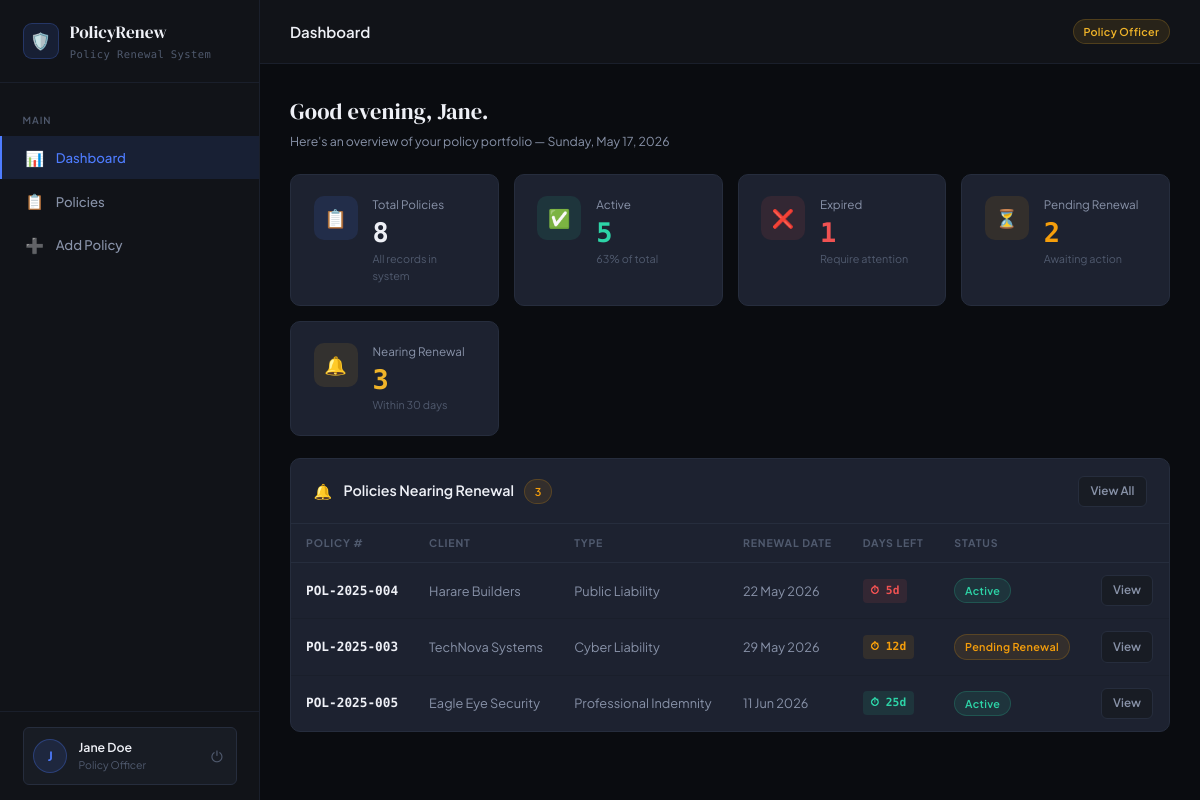
/ (signed in), run on the app's committed database.
### tables this page shows
CREATE TABLE IF NOT EXISTS users (
    id          INT UNSIGNED AUTO_INCREMENT PRIMARY KEY,
    full_name   VARCHAR(150)    NOT NULL,
    email       VARCHAR(200)    NOT NULL UNIQUE,
    password    VARCHAR(255)    NOT NULL,
    role        ENUM('admin','policy_officer','viewer') NOT NULL DEFAULT 'viewer',
    is_active   TINYINT(1)      NOT NULL DEFAULT 1,
    created_at  DATETIME        NOT NULL DEFAULT CURRENT_TIMESTAMP,
    updated_at  DATETIME        NOT NULL DEFAULT CURRENT_TIMESTAMP ON UPDATE CURRENT_TIMESTAMP
);

CREATE TABLE IF NOT EXISTS policies (
    id              INT UNSIGNED AUTO_INCREMENT PRIMARY KEY,
    policy_number   VARCHAR(50)     NOT NULL UNIQUE,
    client_name     VARCHAR(150)    NOT NULL,
    insurance_type  VARCHAR(100)    NOT NULL,
    premium_amount  DECIMAL(12,2)   NOT NULL,
    start_date      DATE            NOT NULL,
    renewal_date    DATE            NOT NULL,
    status          ENUM('active','expired','pending_renewal') NOT NULL DEFAULT 'active',
    created_by      INT UNSIGNED    NOT NULL,
    created_at      DATETIME        NOT NULL DEFAULT CURRENT_TIMESTAMP,
    updated_at      DATETIME        NOT NULL DEFAULT CURRENT_TIMESTAMP ON UPDATE CURRENT_TIMESTAMP,
    CONSTRAINT fk_policy_created_by FOREIGN KEY (created_by) REFERENCES users(id) ON UPDATE CASCADE
);

### services/AuthService.php (called while the page is built, shortened)
<?php
class AuthService
{
    private PDO $db;
    public function __construct(PDO $db)
    {
        $this->db = $db;
    }
    public function getCurrentUser(): ?User
    {
        $stmt = $this->db->prepare('SELECT * FROM users WHERE id = :id AND is_active = 1 LIMIT 1');
        $stmt->execute([':id' => $_SESSION['user_id']]);
        $row = $stmt->fetch();
        return $row ? new User($row) : null;
    }
    public function requireLogin(): User
    {
        $user = $this->getCurrentUser();
        return $user;
    }
}

### models/User.php (called while the page is built, shortened)
<?php
class User
{
    public string $role;
    public function __construct(array $row)
    {
        $this->fullName  =        $row['full_name'];
        $this->role      =        $row['role'];
    }
    public function canManagePolicies(): bool
    {
        return in_array($this->role, ['admin', 'policy_officer'], true);
    }
    public function getRoleLabel(): string
    {
        return match ($this->role) {
            'admin'          => 'Administrator',
            'policy_officer' => 'Policy Officer',
            'viewer'         => 'Viewer',
            default          => 'Unknown',
        };
    }
}

### services/PolicyService.php (called while the page is built, shortened)
<?php
class PolicyService
{
    private PDO $db;
    public function __construct(PDO $db)
    {
        $this->db = $db;
    }
    public function getSummary(): array
    {
        $stmt = $this->db->prepare(
            "SELECT
                COUNT(*)                                                  AS total,
                SUM(status = 'active')                                    AS active,
                SUM(status = 'expired')                                   AS expired,
                SUM(status = 'pending_renewal')                           AS pending,
                SUM(
                    renewal_date >= CURDATE() AND
                    renewal_date <= DATE_ADD(CURDATE(), INTERVAL ? DAY)
                )                                                         AS nearing
             FROM policies"
        );
        $stmt->execute([RENEWAL_NOTICE_DAYS]);
        return $stmt->fetch() ?: [];
    }
    public function getNearingRenewal(): array
    {
        $stmt = $this->db->prepare(
            "SELECT p.*, u.full_name AS creator_name
             FROM policies p
             JOIN users u ON u.id = p.created_by
             WHERE p.renewal_date >= CURDATE()
               AND p.renewal_date <= DATE_ADD(CURDATE(), INTERVAL ? DAY)
             ORDER BY p.renewal_date ASC"
        );
        $stmt->execute([RENEWAL_NOTICE_DAYS]);
        return array_map(fn($r) => new Policy($r), $stmt->fetchAll());
    }
}

### models/Policy.php (called while the page is built, shortened)
<?php
class Policy
{
    public string $renewalDate;
    public string $status;
    public function __construct(array $row)
    {
        $this->id            = (int)   $row['id'];
        $this->policyNumber  =         $row['policy_number'];
        $this->clientName    =         $row['client_name'];
        $this->insuranceType =         $row['insurance_type'];
        $this->renewalDate   =         $row['renewal_date'];
        $this->status        =         $row['status'];
    }
    public function getDaysUntilRenewal(): int
    {
        $today   = new DateTimeImmutable('today');
        $renewal = new DateTimeImmutable($this->renewalDate);
        return (int) $today->diff($renewal)->days * ($renewal >= $today ? 1 : -1);
    }
    public function getStatusLabel(): string
    {
        return match ($this->status) {
            'active'          => 'Active',
            'expired'         => 'Expired',
            'pending_renewal' => 'Pending Renewal',
            default           => 'Unknown',
        };
    }
    public function getStatusBadgeClass(): string
    {
        return match ($this->status) {
            'active'          => 'badge-active',
            'expired'         => 'badge-expired',
            'pending_renewal' => 'badge-pending',
            default           => '',
        };
    }
}

### views/dashboard/index.php (the view)
<?php
$pageTitle  = 'Dashboard';
$activePage = 'dashboard';
require __DIR__ . '/../partials/header.php';
$total   = (int) ($summary['total']   ?? 0);
$active  = (int) ($summary['active']  ?? 0);
$expired = (int) ($summary['expired'] ?? 0);
$pending = (int) ($summary['pending'] ?? 0);
$nearing = (int) ($summary['nearing'] ?? 0);
?>
<div class="page-header animate-in">
  <div class="page-header-text">
    <h2>Good <?= date('H') < 12 ? 'morning' : (date('H') < 17 ? 'afternoon' : 'evening') ?>, <?= htmlspecialchars(explode(' ', $currentUser->fullName)[0]) ?>.</h2>
    <p>Here's an overview of your policy portfolio — <?= date('l, F j, Y') ?></p>
  </div>
</div>
<div class="stats-grid animate-in animate-in-delay-1">
  <div class="stat-card">
    <div class="stat-icon blue">📋</div>
    <div>
      <div class="stat-label">Total Policies</div>
      <div class="stat-value"><?= $total ?></div>
      <div class="stat-sub">All records in system</div>
    </div>
  </div>
  <div class="stat-card">
    <div class="stat-icon green">✅</div>
    <div>
      <div class="stat-label">Active</div>
      <div class="stat-value text-green"><?= $active ?></div>
      <div class="stat-sub"><?= $total ? round($active/$total*100) : 0 ?>% of total</div>
    </div>
  </div>
  <div class="stat-card">
    <div class="stat-icon red">❌</div>
    <div>
      <div class="stat-label">Expired</div>
      <div class="stat-value text-red"><?= $expired ?></div>
      <div class="stat-sub">Require attention</div>
    </div>
  </div>
  <div class="stat-card">
    <div class="stat-icon amber">⏳</div>
    <div>
      <div class="stat-label">Pending Renewal</div>
      <div class="stat-value text-amber"><?= $pending ?></div>
      <div class="stat-sub">Awaiting action</div>
    </div>
  </div>
  <div class="stat-card">
    <div class="stat-icon gold">🔔</div>
    <div>
      <div class="stat-label">Nearing Renewal</div>
      <div class="stat-value" style="color:var(--gold)"><?= $nearing ?></div>
      <div class="stat-sub">Within <?= RENEWAL_NOTICE_DAYS ?> days</div>
    </div>
  </div>
</div>
<div class="card animate-in animate-in-delay-2">
  <div class="card-header">
    <span>🔔</span>
    <h3>Policies Nearing Renewal <span class="badge badge-pending" style="margin-left:.5rem"><?= count($nearingPolicies) ?></span></h3>
    <a href="<?= APP_URL ?>/index.php?page=policies" class="btn btn-secondary btn-sm" style="margin-left:auto">View All</a>
  </div>
  <?php if (empty($nearingPolicies)): ?>
    <div class="empty-state">
      <div class="empty-icon">🎉</div>
      <p>No policies nearing renewal in the next <?= RENEWAL_NOTICE_DAYS ?> days.</p>
    </div>
  <?php else: ?>
    <div class="table-wrap">
      <table>
        <thead>
          <tr>
            <th>Policy #</th>
            <th>Client</th>
            <th>Type</th>
            <th>Renewal Date</th>
            <th>Days Left</th>
            <th>Status</th>
            <th></th>
          </tr>
        </thead>
        <tbody>
          <?php foreach ($nearingPolicies as $p): ?>
            <?php
              $days = $p->getDaysUntilRenewal();
              $urgencyClass = $days <= 7 ? 'urgent' : ($days <= 14 ? 'warning' : 'normal');
            ?>
            <tr>
              <td class="td-bold"><?= htmlspecialchars($p->policyNumber) ?></td>
              <td><?= htmlspecialchars($p->clientName) ?></td>
              <td><?= htmlspecialchars($p->insuranceType) ?></td>
              <td><?= date('d M Y', strtotime($p->renewalDate)) ?></td>
              <td>
                <span class="renewal-days <?= $urgencyClass ?>">
                  ⏱ <?= $days ?>d
                </span>
              </td>
              <td><span class="badge <?= $p->getStatusBadgeClass() ?>"><?= $p->getStatusLabel() ?></span></td>
              <td>
                <a href="<?= APP_URL ?>/index.php?page=policies&action=view&id=<?= $p->id ?>"
                   class="btn btn-secondary btn-sm">View</a>
              </td>
            </tr>
          <?php endforeach; ?>
        </tbody>
      </table>
    </div>
  <?php endif; ?>
</div>
<?php require __DIR__ . '/../partials/footer.php'; ?>

### views/partials/header.php (shortened to what this page needs)
<?php
$activePage  = $activePage  ?? '';
$pageTitle   = $pageTitle   ?? 'Dashboard';
$currentUser = $currentUser ?? null;
?>
<!DOCTYPE html>
<html lang="en">
<head>
  <link rel="stylesheet" href="<?= APP_URL ?>/assets/css/style.css" />
</head>
<body>
<?php if ($currentUser): ?>
<div class="app-shell">
  <aside class="sidebar" id="sidebar">
    <div class="sidebar-header">
      <div class="sidebar-logo-mark">🛡️</div>
      <div>
        <div class="brand"><?= APP_NAME ?></div>
        <div class="tagline">Policy Renewal System</div>
      </div>
    </div>
    <nav class="sidebar-nav">
      <div class="nav-section-label">Main</div>
      <a class="nav-item <?= $activePage === 'dashboard' ? 'active' : '' ?>"
         href="<?= APP_URL ?>/index.php?page=dashboard">
        <span class="nav-icon">📊</span> Dashboard
      </a>
      <a class="nav-item <?= $activePage === 'policies' ? 'active' : '' ?>"
         href="<?= APP_URL ?>/index.php?page=policies">
        <span class="nav-icon">📋</span> Policies
      </a>
      <?php if ($currentUser->canManagePolicies()): ?>
      <a class="nav-item <?= $activePage === 'policies_add' ? 'active' : '' ?>"
         href="<?= APP_URL ?>/index.php?page=policies&action=create">
        <span class="nav-icon">➕</span> Add Policy
      </a>
      <?php endif; ?>
    </nav>
    <div class="sidebar-footer">
      <div class="user-pill">
        <div class="user-avatar">
          <?= strtoupper(substr($currentUser->fullName, 0, 1)) ?>
        </div>
        <div class="user-info">
          <div class="user-name"><?= htmlspecialchars($currentUser->fullName) ?></div>
          <div class="user-role"><?= $currentUser->getRoleLabel() ?></div>
        </div>
        <a href="<?= APP_URL ?>/index.php?page=logout" class="logout-btn" title="Logout">⏻</a>
      </div>
    </div>
  </aside>
  <main class="main-content">
    <div class="topbar">
      <span class="topbar-title"><?= htmlspecialchars($pageTitle) ?></span>
      <div class="topbar-actions">
        <span class="badge badge-<?= $currentUser->role === 'admin' ? 'admin' : ($currentUser->role === 'policy_officer' ? 'officer' : 'viewer') ?>">
          <?= $currentUser->getRoleLabel() ?>
        </span>
      </div>
    </div>
    <div class="page-body">
<?php else: ?>
<div class="auth-page">
<?php endif; ?>

### data on the page
users: full_name "J", full_name "Jane Doe", role "Policy Officer", full_name "Jane"
policies: policy_number "POL-2025-004", client_name "Harare Builders", insurance_type "Public Liability", renewal_date "22 May 2026", renewal_date "5", status "Active"
policies: policy_number "POL-2025-003", client_name "TechNova Systems", insurance_type "Cyber Liability", renewal_date "29 May 2026", renewal_date "12", status "Pending Renewal"
policies: policy_number "POL-2025-005", client_name "Eagle Eye Security", insurance_type "Professional Indemnity", renewal_date "11 Jun 2026", renewal_date "25", status "Active"

### other printed values
APP_NAME "PolicyRenew"
$pageTitle "Dashboard"
$total "8"
$active "5"
$active/$total*100 "63"
$expired "1"
$pending "2"
$nearing "3"
RENEWAL_NOTICE_DAYS "30"
count($nearingPolicies) "3"
